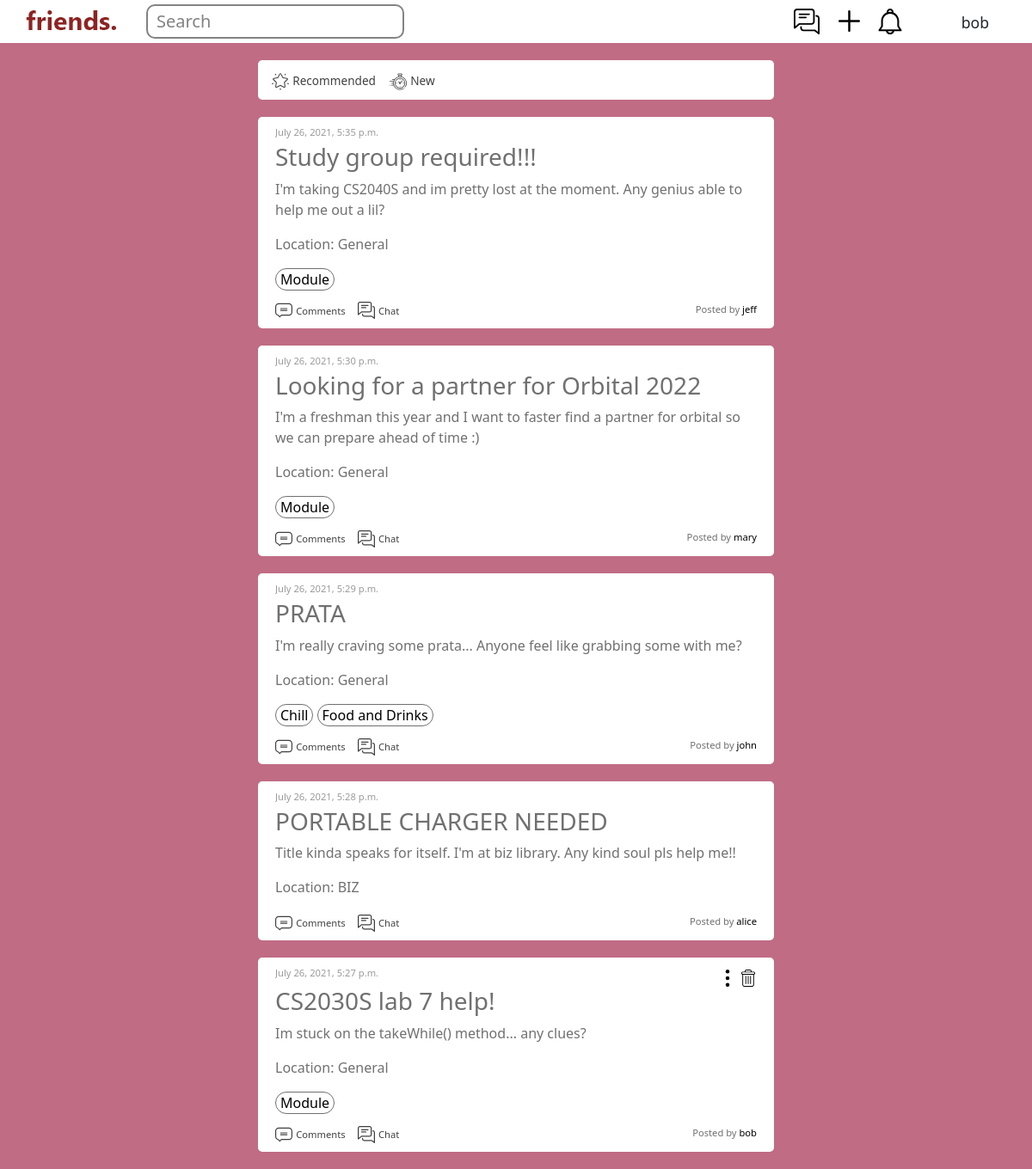
Before: / (signed in) with the older database file.
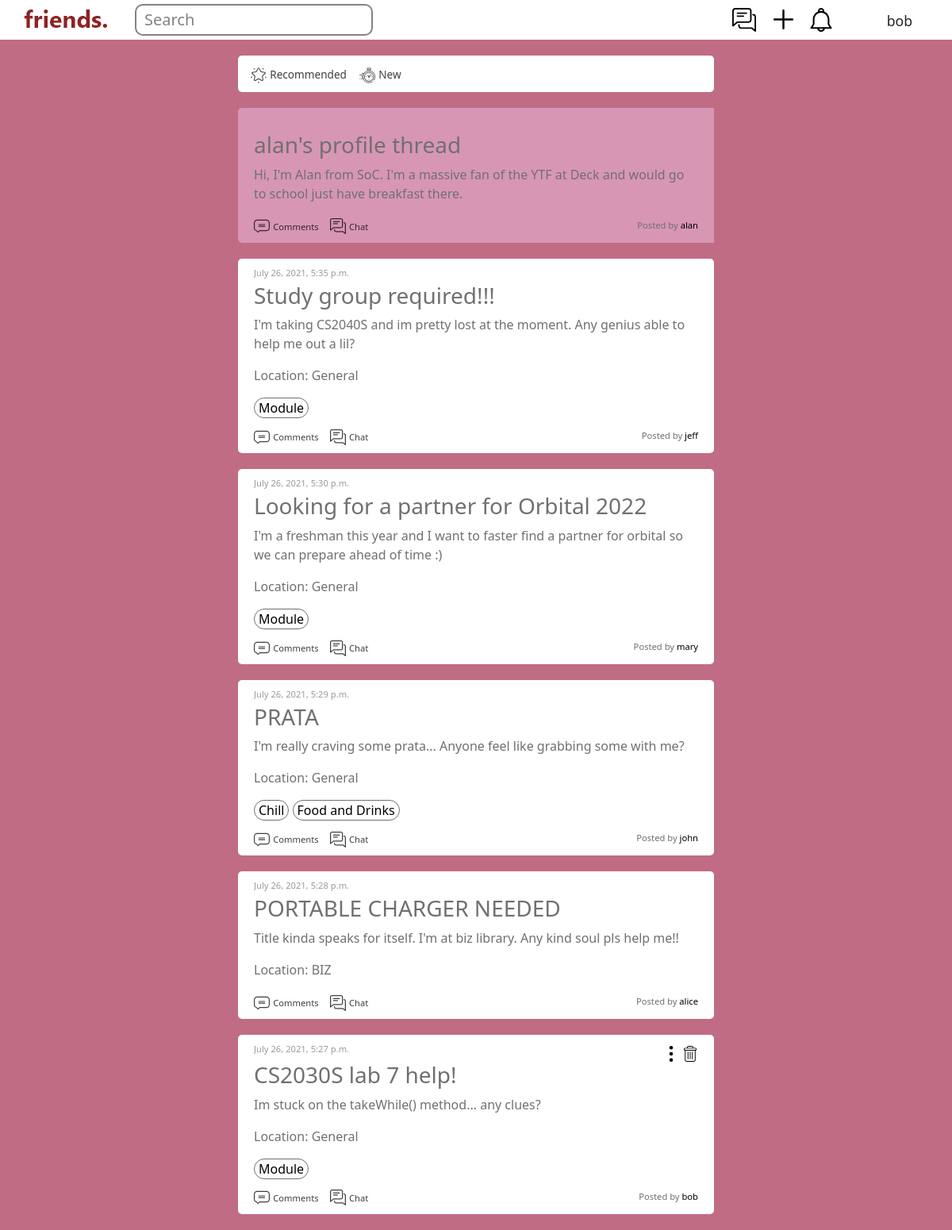
After: the same page with the newer database file.
### main/models.py (models this page shows, shortened)
class Thread(models.Model):
	LOCATION_CHOICES = (
		('General', 'General'),
		('COM','Computing'),
		('KR MRT', 'KR MRT'),
		('SCI','SCI'),
		('BIZ', 'BIZ'),
		('WTV', 'WTV')
	)
	user = models.ForeignKey(User, on_delete=models.CASCADE)
	title = models.CharField(max_length=100, default='', blank=True)
	content = models.CharField(max_length=1000, default='', blank=True)
	location = models.CharField(max_length=30, default='General', choices=LOCATION_CHOICES)
	tags = models.JSONField(default=list, null=True)
	created_at = models.DateTimeField(auto_now_add=True)
	viewable = models.BooleanField(default=True)
	is_temp = models.BooleanField(default=False)
	ttl = models.IntegerField(default=0, null=True)
	profile = models.OneToOneField(UserProfile, on_delete=models.CASCADE, null=True)
	KW_EXTRACTOR = yake.KeywordExtractor(lan="en", n=1, dedupLim=0.9, top=10, features=None)
	def isProfileThread(self):
		return self.profile != None
	class Meta:
		unique_together = (("title", "content"),)
	def checkExpired(self):
		if self.ttl == None:
			return False
		print("Is temp:", self.is_temp, "\n", "Lifetime in seconds:", self.ttl * 86400, "\n", "Time elapsed in seconds:", (datetime.now() - self.created_at.replace(tzinfo=None)).total_seconds())
		return self.is_temp and self.ttl * 86400 <= (datetime.now() - self.created_at.replace(tzinfo=None)).total_seconds()

### main/views.py (the view)
# urls.py: path("", views.view, name="view"),
@login_required(login_url='/loginprompt')
def view(response):
	if response.GET.get("sortby") == "relevance":
		response.user.userprofile.view_chronological = False
		response.user.save()
	elif response.GET.get("sortby") == "chronological":
		response.user.userprofile.view_chronological = True
		response.user.save()
	tlist = Thread.objects.filter(viewable=True).order_by("-created_at")
	if not response.user.userprofile.view_chronological:
		corpus = response.user.userprofile.getCorpus()
		print("User corpus:", corpus)
		tlist = sorted(tlist, key=lambda x: x.getRelevance(response.user, corpus), reverse=True)
	tdict = {}
	for t in tlist:
		if t.checkExpired():
			t.viewable = False
			t.save()
			continue
		tdict[t] = t.isProfileThread()
	return render(response, "main/view.html", {"tlist":tlist, "tdict":tdict})

### main/templates/main/view.html (shortened to what this page needs)
{% extends 'main/base.html' %}
{% load static %}
{% block content %}
	<div class="center">
		<div class="sort-by">
			<form action="#" method="get">
				<button name="sortby" type="submit" value="relevance" class="plain-btn">
					<img src="{% static 'images/favorites.svg' %}" alt="">
					<p>Recommended</p>
				</button>
				<button name="sortby" type="submit" value="chronological" class="plain-btn">
					<img src="{% static 'images/clock.svg' %}" alt="">
					<p>New</p>
				</button>
			</form>
		</div>
		{% for t, isPT in tdict.items %}
			<div class="{% if not isPT %}post-info{% else %}pt-info{% endif %}">
				{% if not isPT %}
					<p class="post-datetime post-info-p">{{t.created_at}}</p>
				{% endif %}
				<div class="edit-delete">
					{% if user == t.user %}
						<a href="/thread/{{t.id}}/edit">
							<img class="edit" src="{% static 'images/more.svg' %}" alt="edit">
						</a>
						<a href="/thread/{{t.id}}/delete">
							<img class="delete" src="{% static 'images/delete.svg' %}" alt="delete">
						</a>
					{% endif %}
				</div>
				<h3 class="{% if not user == t.user %}post-info-h3{% endif %}">{{t.title}}</h3>
				<p class="post-info-p">{{t.content}}</p>
				{% if not isPT %}
					<p class="post-info-p">Location: {{t.location}}</p>
				{% endif %}
				{% for tag in t.tags %}
					<div class="tags">
						<a href="/search?q={{tag}}">{{tag}}</a>
					</div>
				{% endfor %}
				<div class="">
					<div class="comment-or-chat">
						<a href="/thread/{{t.id}}">
							<img src="{% static 'images/comment.svg' %}" alt="">
							<p>Comments</p>
						</a>
						<a href="/threadchat/{{t.id}}">
							<img src="{% static 'images/chat.svg' %}" alt="">
							<p>Chat</p>
						</a>
					</div>
					<div class="postedby">
						<p>Posted by <a href="/profile/{{t.user.id}}">{{t.user}}</a></p>
					</div>
				</div>
			</div>
		{% endfor %}
	</div>
{% endblock %}

### main/templates/main/base.html (shortened to what this page needs)
{% load static %}
<!doctype html>
<html lang="en">
<head>
	<link href="https://cdn.jsdelivr.net/npm/bootstrap@5.0.1/dist/css/bootstrap.min.css" rel="stylesheet">
	<link rel="stylesheet" href="{% static 'css/styles.css' %}">
</head>
<body>
	<nav class="topnav">
		<a class="brand" href="/">
			<img src="{% static 'images/friends.png' %}" alt="home">
		</a>
		<form class="searchbar" method="get" action="/search">
			<input class="bar" type="search" name="q" placeholder="Search" aria-label="Search">
		</form>
		{% if user.is_authenticated %}
			<a class="topnavicon" href="/notifications">
				<img class='bell' src="{% static 'images/bell.svg' %}" alt="notifs">
			</a>
			<a class="topnavicon" href="/create">
				<img class='plus' src="{% static 'images/plus.svg' %}" alt="create">
			</a>
			<a class="topnavicon" href="/chatlist">
				<img class='chatlist' src="{% static 'images/chat.svg' %}" alt="chatlist">
			</a>
			<div class="dropdown">
				<p>{{user}}</p>
			</div>
		{% endif %}
	</nav>
	<div class="main">
		{% block content %}
		{% endblock %}
	</div>
</body>
</html>

### main/static/css/styles.css (style rules this page uses)
a { color: black; text-decoration: none; }
.bell { height: 30px; position: absolute; right: 150px; margin-top: 10px; }
body { background-color: #c06c84; }
.bar { position: absolute; width: 300px; height: 40px; top: 5px; left: 50px; border-radius: 10px; opacity: 90%; border-style: solid; }
.bar::placeholder { position: absolute; font-size: 20px; top: 4px; left: 10px }
.brand { position: absolute; left: 30px; padding-top: 3px; }
.center { width: 50%; margin: 0 auto; padding-top: 20px; }
.chatlist { height: 30px; position: absolute; right: 247px; margin-top: 10px; }
.comment-or-chat { margin-top: 10px; opacity: 75%; }
.comment-or-chat img { width: 20px; }
.comment-or-chat p { display: inline; font-size: 0.7rem; margin-right: 10px; }
.delete { height: 20px; }
.dropdown { position: absolute; display: inline-block; right: 50px; margin-top: 13px; font-size: 1.1rem; }
.edit { height: 20px; }
.edit-delete { width: 100%; text-align: right; }
.main { margin-top: 50px; }
.plus { height: 25px; position: absolute; right: 200px; margin-top: 12px; }
.post-datetime { font-size: 0.7rem; margin-bottom: 0; opacity: 70%; display: inline-block; float:left; }
.post-info { background-color: white; border-radius: 5px; height: 100%; color: #707070; padding: 10px 20px; margin-bottom: 20px; }
.post-info-p { overflow: hidden; text-overflow: ellipsis; }
.post-info-h3 { margin-top: 20px; }
.postedby { position: relative; font-size: 0.7rem; bottom: 20px; }
.postedby p { position: absolute; right: 0px; margin-bottom: 0; }
.pt-info { background-color: #D796B4; border-radius: 5px 0 0 5px; height: 100%; color: #707070; padding: 10px 20px; margin-bottom: 20px; }
.searchbar { position: absolute; left: 120px; }
.plain-btn { border: none; background: none; }
.sort-by { width: 100%; background-color: white; border-radius: 5px; margin-bottom: 20px; padding: 10px; }
.sort-by img { width: 20px; opacity: 75%; }
.sort-by p { display: inline; font-size: 0.85rem; opacity: 75%; }
.tags { display: inline-block; border-style: solid; border-width: thin; border-radius: 20px; padding: 0 5px; }
.topnav { position: fixed; top: 0; width: 100%; height: 50px; background-color: white; z-index: 1; }
.topnavicon { display: block; }

Changed rows visible on the page:
added Thread: title "alan's profile thread", content "Hi, I'm Alan from SoC. I'm a massive fan of the YTF at Deck and would go to school just have breakfast there.", user "alan"
